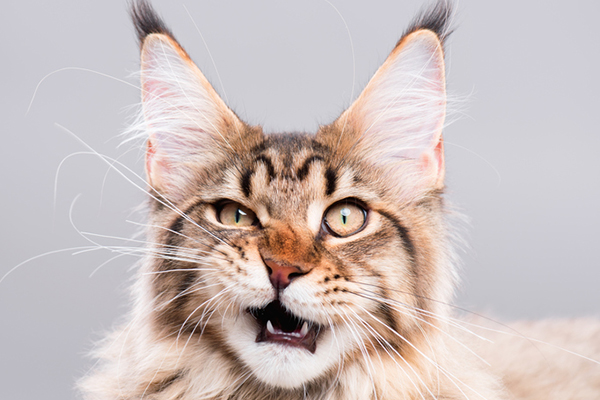
#> input picture Atividade_03/rgb-imagens/gato.jpg, 600 x 400 px, found by its file name; its folder holds only this picture in this run
$ python convolucao_filtros.py
#> lines starting #> are read from the running program, lines starting #| are printed output that depends on the picture
from cmath import pi
from genericpath import exists
from PIL import Image, ImageOps
import numpy as np

# [42 lines left out: functions filtro_media, filtro_passa_alta_norte, not called in this run]

def filtro_passa_alta_sul(i, j, valor_pixel_atual, posicao_pixel):
    matriz_sul = np.array([(-1,-1,-1),(1,-2,1),(1,1,1)]) * (1/9) #filtro (3X3)
    if(posicao_pixel == 0):
        return matriz_sul[0, 0] * valor_pixel_atual
    if(posicao_pixel == 1):
        return matriz_sul[1, 0] * valor_pixel_atual
    if(posicao_pixel == 2):
        return matriz_sul[2, 0] * valor_pixel_atual
    if(posicao_pixel == 3):
        return matriz_sul[2, 1] * valor_pixel_atual
    if(posicao_pixel == 4):
        return matriz_sul[2, 2] * valor_pixel_atual
    if(posicao_pixel == 5):
        return matriz_sul[1, 2] * valor_pixel_atual
    if(posicao_pixel == 6):
        return matriz_sul[0, 2] * valor_pixel_atual
    if(posicao_pixel == 7):
        return matriz_sul[0, 1] * valor_pixel_atual
    if(posicao_pixel == 8):
        return matriz_sul[1, 1] * valor_pixel_atual


# [261 lines left out: functions filtro_passa_alta_leste, filtro_passa_alta_oeste, filtro_passa_alta_nordeste, filtro_passa_alta_noroeste, filtro_passa_alta_sudeste, filtro_passa_alta_sudoeste and 6 more, not called in this run]

def menu():
    print("\nSelecione um determinado filtro:")
    print("1 - filtro media")
    print("2 - filtro passa alta norte")
    print("3 - filtro passa alta sul")
    print("4 - filtro passa alta leste")
    print("5 - filtro passa alta oeste")
    print("6 - filtro passa alta nordeste")
    print("7 - filtro passa alta noroeste")
    print("8 - filtro passa alta sudeste")
    print("9 - filtro passa alta sudoeste")
    print("10 - filtro passa alta horizontais")
    print("11 - filtro passa alta verticais")
    print("12 - filtro passa alta +45°")
    print("13 - filtro passa alta -45°")
    print("14 - filtro sobel horizontal")
    print("15 - filtro sobel vertical")
    print("16 - filtro sobel soma horizontal e vertical")

def main():

    menu()
    op = int(input())
#> the answer given: 3

    nome_imagem = input('Digite o nome da imagem será aplicado o filtro selecionado:')
#> the answer given: rgb-imagens/gato.jpg
    nome_formatado = nome_imagem.split('.')[0]

    imagemRgb = Image.open(f'rgb-imagens/{nome_imagem}')
#> imagemRgb is the input picture: PIL image 600x400 RGB; mean R, G, B 203.2, 190.5, 188.6
    imagemRgb = ImageOps.exif_transpose(imagemRgb)

    arrayRgb = np.asarray(imagemRgb)
    imagem_filtro = np.zeros((imagemRgb.height, imagemRgb.width, 3), dtype = np.uint8)

    altura = imagemRgb.height
#> altura = 400
    largura = imagemRgb.width
#> largura = 600

    # Convolução
    for i in range(altura):
        for j in range(largura):
            for k in range(3):
                pixel_somatorio = 0
                posicao_pixel = 0
                for posicao_pixel in range(9):
                    auxI = i
                    auxJ = j

                    if(i<=0 or j<=0 or i>=altura-1 or j>=largura-1):
                        borda = True
                    else:
                        if(posicao_pixel == 0):
                            auxI = auxI -1
                            auxJ = auxJ -1
                            valor_pixel_atual = arrayRgb[auxI, auxJ, k]
                        if(posicao_pixel == 1):
                            auxI = auxI -1
                            auxJ= auxJ
                            valor_pixel_atual = arrayRgb[auxI, auxJ, k]
                        if(posicao_pixel == 2):
                            auxI = auxI -1
                            auxJ= auxJ +1
                            valor_pixel_atual = arrayRgb[auxI, auxJ, k]
                        if(posicao_pixel == 3):
                            auxI = auxI
                            auxJ = auxJ +1
                            valor_pixel_atual = arrayRgb[auxI, auxJ, k]
                        if(posicao_pixel == 4):
                            auxI = auxI +1
                            auxJ = auxJ +1
                            valor_pixel_atual = arrayRgb[auxI, auxJ, k]
                        if(posicao_pixel == 5):
                            auxI = auxI +1
                            auxJ= auxJ
                            valor_pixel_atual = arrayRgb[auxI, auxJ, k]
                        if(posicao_pixel == 6):
                            auxI = auxI +1
                            auxJ= auxJ -1
                            valor_pixel_atual = arrayRgb[auxI, auxJ, k]
                        if(posicao_pixel == 7):
                            auxI = auxI
                            auxJ= auxJ -1
                            valor_pixel_atual = arrayRgb[auxI, auxJ, k]
                        if(posicao_pixel == 8):
                            auxI = auxI
                            auxJ= auxJ
                            valor_pixel_atual = arrayRgb[auxI, auxJ, k]

                        if op == 1:  #Calculo da média
                                nome_filtro = "filtro_media"
                                pixel = filtro_media(auxI, auxJ, valor_pixel_atual, posicao_pixel)

                        elif op == 2:
                            nome_filtro = "filtro_passa_alta_norte"
                            pixel = filtro_passa_alta_norte(auxI, auxJ, valor_pixel_atual, posicao_pixel)

                        elif op == 3:
                            nome_filtro = "filtro_passa_alta_sul"
                            pixel = filtro_passa_alta_sul(auxI, auxJ, valor_pixel_atual, posicao_pixel)

                        elif op == 4:
                            nome_filtro = "filtro_passa_alta_leste"
                            pixel = filtro_passa_alta_leste(auxI, auxJ, valor_pixel_atual, posicao_pixel)

                        elif op == 5:
                            nome_filtro = "filtro_passa_alta_oeste"
                            pixel = filtro_passa_alta_oeste(auxI, auxJ, valor_pixel_atual, posicao_pixel)

                        elif op == 6:
                            nome_filtro = "filtro_passa_alta_nordeste"
                            pixel = filtro_passa_alta_nordeste(auxI, auxJ, valor_pixel_atual, posicao_pixel)

                        elif op == 7:
                            nome_filtro = "filtro_passa_alta_noroeste"
                            pixel = filtro_passa_alta_noroeste(auxI, auxJ, valor_pixel_atual, posicao_pixel)

                        elif op == 8:
                            nome_filtro = "filtro_passa_alta_sudeste"
                            pixel = filtro_passa_alta_sudeste(auxI, auxJ, valor_pixel_atual, posicao_pixel)

                        elif op == 9:
                            nome_filtro = "filtro_passa_alta_sudoeste"
                            pixel = filtro_passa_alta_sudoeste(auxI, auxJ, valor_pixel_atual, posicao_pixel)

                        elif op == 10:
                            nome_filtro = "filtro_passa_alta_horizontais"
                            pixel = filtro_passa_alta_horizontais(auxI, auxJ, valor_pixel_atual, posicao_pixel)

                        elif op == 11:
                            nome_filtro = "filtro_passa_alta_verticais"
                            pixel = filtro_passa_alta_verticais(auxI, auxJ, valor_pixel_atual, posicao_pixel)

                        elif op == 12:
                            nome_filtro = "filtro_passa_alta_mais_quarenta_cinco"
                            pixel = filtro_passa_alta_mais_quarenta_cinco(auxI, auxJ, valor_pixel_atual, posicao_pixel)

                        elif op == 13:
                            nome_filtro = "filtro_passa_alta_menos_quarenta_cinco"
                            pixel = filtro_passa_alta_menos_quarenta_cinco(auxI, auxJ, valor_pixel_atual, posicao_pixel)

                        elif op == 14:
                            nome_filtro = "filtro_sobel_horizontal"
                            pixel = filtro_sobel_horizontal(auxI, auxJ, valor_pixel_atual, posicao_pixel)

                        elif op == 15:
                            nome_filtro = "filtro_sobel_vertical"
                            pixel = filtro_sobel_vertical(auxI, auxJ, valor_pixel_atual, posicao_pixel)

                        elif op == 16:
                            nome_filtro = "filtro_sobel_soma"
                            pixel = filtro_sobel_horizontal(auxI, auxJ, valor_pixel_atual, posicao_pixel)
                            pixel_somatorio = pixel_somatorio + pixel
                            pixel = filtro_sobel_vertical(auxI, auxJ, valor_pixel_atual, posicao_pixel)
                            #pixel_somatorio = pixel_somatorio + pixel

                        pixel_somatorio = pixel_somatorio + pixel

                imagem_filtro[i, j, k] = pixel_somatorio
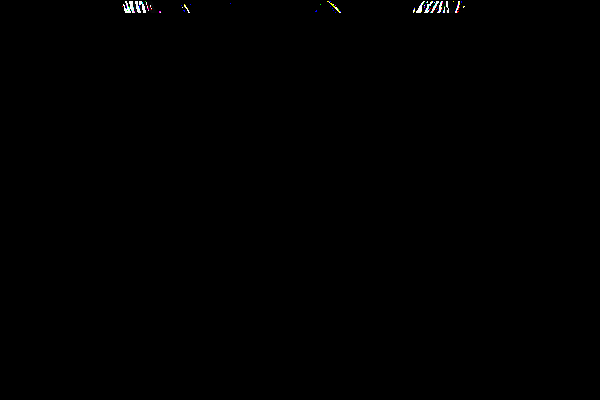
#> imagem_filtro: shape (400, 600, 3); mean R, G, B 0.5, 0.5, 0.5

    imagem_convertida = Image.fromarray(imagem_filtro, mode='RGB')
    imagem_convertida.save(f'filtros_selecionados/{nome_formatado}_{nome_filtro}.jpg', format='JPEG')
    imagem_convertida.show()
    print(f"Programa finalizado, {nome_filtro} realizado com sucesso na imagem {nome_formatado}.")
    return

#> (the run stopped early here; a loop or call above may not have finished)
